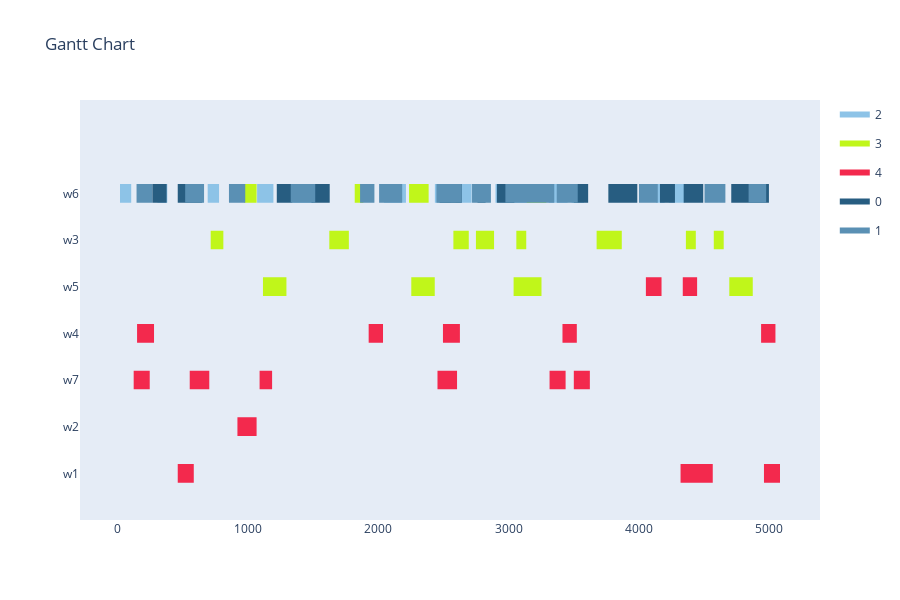

Source (notebook cell):
### Markdown cell above
Makespan Evaluation

### Code cell
max_generations = 1000
population_size = 50
offspring_amount = 100

optimizer = BaseGA(env)
optimizer.set_minimize()
optimizer.configure('makespan', 'twopointcrossover', 'roulettewheel', 'randomize')
last_time_slot = 5000
# set all delivery dates to last time slot
for order in orders:
    order[1] = last_time_slot
result, best_fitness_history, average_fitness_history, best_generation_history, feasible_gen = optimizer.optimize(orders, max_generations, earliest_time_slot, last_time_slot, population_size, offspring_amount, verbose=True, randomize_until_feasible=True)
workstation_assignments = reformat_result(result, orders, env)
visualize(workstation_assignments, best_fitness_history, average_fitness_history, best_generation_history, feasible_gen)

### Figure 1 — Plotly figure (JSON) as saved in the notebook; plotly's stock layout.template omitted (floating-point values rounded to 4 significant figures; data arrays with more than 128 entries replaced by an {"elided": "..."} marker saying what was removed)
{"data": [{"fill": "toself", "fillcolor": "rgb(141, 195, 231)", "hoverinfo": "name", "legendgroup": "rgb(141, 195, 231)", "mode": "none", "name": "2", "type": "scatter", "x": [19, 105, 105, 19, 19, 1077, 1164, 1164, 1077, 1077, 2166, 2213, 2213, 2166, 2166, 4133, 4198, 4198, 4133, 4133, 1375, 1500, 1500, 1375, 1375, 1071, 1196, 1196, 1071, 1071, 3492, 3579, 3579, 3492, 3492, 3484, 3571, 3571, 3484, 3484, 692, 779, 779, 692, 692, 3026, 3170, 3170, 3026, 3026, 2435, 2558, 2558, 2435, 2435, 1348, 1413, 1413, 1348, 1348, 2045, 2170, 2170, 2045, 2045, 2900, 3045, 3045, 2900, 2900, 3309, 3453, 3453, 3309, 3309, 2595, 2717, 2717, 2595, 2595, 306, 382, 382, 306, 306, 4230, 4352, 4352, 4230], "y": [5.8, 5.8, 6.2, 6.2, null, 5.8, 5.8, 6.2, 6.2, null, 5.8, 5.8, 6.2, 6.2, null, 5.8, 5.8, 6.2, 6.2, null, 5.8, 5.8, 6.2, 6.2, null, 5.8, 5.8, 6.2, 6.2, null, 5.8, 5.8, 6.2, 6.2, null, 5.8, 5.8, 6.2, 6.2, null, 5.8, 5.8, 6.2, 6.2, null, 5.8, 5.8, 6.2, 6.2, null, 5.8, 5.8, 6.2, 6.2, null, 5.8, 5.8, 6.2, 6.2, null, 5.8, 5.8, 6.2, 6.2, null, 5.8, 5.8, 6.2, 6.2, null, 5.8, 5.8, 6.2, 6.2, null, 5.8, 5.8, 6.2, 6.2, null, 5.8, 5.8, 6.2, 6.2, null, 5.8, 5.8, 6.2, 6.2]}, {"fill": "toself", "fillcolor": "rgb(192, 246, 26)", "hoverinfo": "name", "legendgroup": "rgb(192, 246, 26)", "mode": "none", "name": "3", "type": "scatter", "x": [972, 1067, 1067, 972, 972, 3140, 3290, 3290, 3140, 3140, 1820, 1886, 1886, 1820, 1820, 2237, 2387, 2387, 2237, 2237, 2629, 2695, 2695, 2629, 2629, 2577, 2653, 2653, 2577, 2577, 715, 812, 812, 715, 715, 1625, 1775, 1775, 1625, 1625, 3782, 3869, 3869, 3782, 3782, 2764, 2889, 2889, 2764, 2764, 4575, 4651, 4651, 4575, 4575, 3676, 3801, 3801, 3676, 3676, 2771, 2847, 2847, 2771, 2771, 2750, 2826, 2826, 2750, 2750, 2778, 2854, 2854, 2778, 2778, 4361, 4437, 4437, 4361, 4361, 3060, 3136, 3136, 3060, 3060, 4694, 4874, 4874, 4694, 4694, 2254, 2434, 2434, 2254, 2254, 1116, 1296, 1296, 1116, 1116, 3039, 3253, 3253, 3039], "y": [5.8, 5.8, 6.2, 6.2, null, 5.8, 5.8, 6.2, 6.2, null, 5.8, 5.8, 6.2, 6.2, null, 5.8, 5.8, 6.2, 6.2, null, 4.8, 4.8, 5.2, 5.2, null, 4.8, 4.8, 5.2, 5.2, null, 4.8, 4.8, 5.2, 5.2, null, 4.8, 4.8, 5.2, 5.2, null, 4.8, 4.8, 5.2, 5.2, null, 4.8, 4.8, 5.2, 5.2, null, 4.8, 4.8, 5.2, 5.2, null, 4.8, 4.8, 5.2, 5.2, null, 4.8, 4.8, 5.2, 5.2, null, 4.8, 4.8, 5.2, 5.2, null, 4.8, 4.8, 5.2, 5.2, null, 4.8, 4.8, 5.2, 5.2, null, 4.8, 4.8, 5.2, 5.2, null, 3.8, 3.8, 4.2, 4.2, null, 3.8, 3.8, 4.2, 4.2, null, 3.8, 3.8, 4.2, 4.2, null, 3.8, 3.8, 4.2, 4.2]}, {"fill": "toself", "fillcolor": "rgb(243, 41, 77)", "hoverinfo": "name", "legendgroup": "rgb(243, 41, 77)", "mode": "none", "name": "4", "type": "scatter", "x": [4337, 4447, 4447, 4337, 4337, 4054, 4174, 4174, 4054, 4054, 1927, 2037, 2037, 1927, 1927, 150, 280, 280, 150, 150, 4938, 5048, 5048, 4938, 4938, 2497, 2627, 2627, 2497, 2497, 3414, 3524, 3524, 3414, 3414, 2455, 2605, 2605, 2455, 2455, 1090, 1186, 1186, 1090, 1090, 554, 704, 704, 554, 554, 3315, 3438, 3438, 3315, 3315, 124, 247, 247, 124, 124, 3501, 3624, 3624, 3501, 3501, 935, 1067, 1067, 935, 935, 920, 1052, 1052, 920, 920, 4960, 5083, 5083, 4960, 4960, 462, 585, 585, 462, 462, 4320, 4567, 4567, 4320], "y": [3.8, 3.8, 4.2, 4.2, null, 3.8, 3.8, 4.2, 4.2, null, 2.8, 2.8, 3.2, 3.2, null, 2.8, 2.8, 3.2, 3.2, null, 2.8, 2.8, 3.2, 3.2, null, 2.8, 2.8, 3.2, 3.2, null, 2.8, 2.8, 3.2, 3.2, null, 1.8, 1.8, 2.2, 2.2, null, 1.8, 1.8, 2.2, 2.2, null, 1.8, 1.8, 2.2, 2.2, null, 1.8, 1.8, 2.2, 2.2, null, 1.8, 1.8, 2.2, 2.2, null, 1.8, 1.8, 2.2, 2.2, null, 0.8, 0.8, 1.2, 1.2, null, 0.8, 0.8, 1.2, 1.2, null, -0.2, -0.2, 0.2, 0.2, null, -0.2, -0.2, 0.2, 0.2, null, -0.2, -0.2, 0.2, 0.2]}, {"fill": "toself", "fillcolor": "rgb(39, 93, 129)", "hoverinfo": "name", "legendgroup": "rgb(39, 93, 129)", "mode": "none", "name": "0", "type": "scatter", "x": [2925, 3045, 3045, 2925, 2925, 4709, 4806, 4806, 4709, 4709, 3899, 3955, 3955, 3899, 3899, 1488, 1544, 1544, 1488, 1488, 4809, 4905, 4905, 4809, 4809, 462, 592, 592, 462, 462, 2911, 3031, 3031, 2911, 2911, 1541, 1628, 1628, 1541, 1541, 267, 377, 377, 267, 267, 4162, 4277, 4277, 4162, 4162, 4878, 4998, 4998, 4878, 4878, 2471, 2624, 2624, 2471, 2471, 4397, 4459, 4459, 4397, 4397, 3766, 3956, 3956, 3766, 3766, 3863, 3988, 3988, 3863, 3863, 497, 617, 617, 497, 497, 2521, 2641, 2641, 2521, 2521, 4344, 4494, 4494, 4344, 4344, 2762, 2824, 2824, 2762, 2762, 520, 650, 650, 520, 520, 1222, 1342, 1342, 1222, 1222, 3501, 3611, 3611, 3501, 3501, 4713, 4833, 4833, 4713], "y": [5.8, 5.8, 6.2, 6.2, null, 5.8, 5.8, 6.2, 6.2, null, 5.8, 5.8, 6.2, 6.2, null, 5.8, 5.8, 6.2, 6.2, null, 5.8, 5.8, 6.2, 6.2, null, 5.8, 5.8, 6.2, 6.2, null, 5.8, 5.8, 6.2, 6.2, null, 5.8, 5.8, 6.2, 6.2, null, 5.8, 5.8, 6.2, 6.2, null, 5.8, 5.8, 6.2, 6.2, null, 5.8, 5.8, 6.2, 6.2, null, 5.8, 5.8, 6.2, 6.2, null, 5.8, 5.8, 6.2, 6.2, null, 5.8, 5.8, 6.2, 6.2, null, 5.8, 5.8, 6.2, 6.2, null, 5.8, 5.8, 6.2, 6.2, null, 5.8, 5.8, 6.2, 6.2, null, 5.8, 5.8, 6.2, 6.2, null, 5.8, 5.8, 6.2, 6.2, null, 5.8, 5.8, 6.2, 6.2, null, 5.8, 5.8, 6.2, 6.2, null, 5.8, 5.8, 6.2, 6.2, null, 5.8, 5.8, 6.2, 6.2]}, {"fill": "toself", "fillcolor": "rgb(90, 144, 180)", "hoverinfo": "name", "legendgroup": "rgb(90, 144, 180)", "mode": "none", "name": "1", "type": "scatter", "x": {"elided": "134 int values"}, "y": {"elided": "134 float values"}}, {"legendgroup": "rgb(141, 195, 231)", "marker": {"color": "rgb(141, 195, 231)", "opacity": 0, "size": 1}, "mode": "markers", "name": "", "showlegend": false, "text": [null, null, null, null, null, null, null, null, null, null, null, null, null, null, null, null, null, null, null, null, null, null, null, null, null, null, null, null, null, null, null, null, null, null, null, null], "type": "scatter", "x": [19, 105, 1077, 1164, 2166, 2213, 4133, 4198, 1375, 1500, 1071, 1196, 3492, 3579, 3484, 3571, 692, 779, 3026, 3170, 2435, 2558, 1348, 1413, 2045, 2170, 2900, 3045, 3309, 3453, 2595, 2717, 306, 382, 4230, 4352], "y": [6, 6, 6, 6, 6, 6, 6, 6, 6, 6, 6, 6, 6, 6, 6, 6, 6, 6, 6, 6, 6, 6, 6, 6, 6, 6, 6, 6, 6, 6, 6, 6, 6, 6, 6, 6]}, {"legendgroup": "rgb(192, 246, 26)", "marker": {"color": "rgb(192, 246, 26)", "opacity": 0, "size": 1}, "mode": "markers", "name": "", "showlegend": false, "text": [null, null, null, null, null, null, null, null, null, null, null, null, null, null, null, null, null, null, null, null, null, null, null, null, null, null, null, null, null, null, null, null, null, null, null, null, null, null, null, null, null, null], "type": "scatter", "x": [972, 1067, 3140, 3290, 1820, 1886, 2237, 2387, 2629, 2695, 2577, 2653, 715, 812, 1625, 1775, 3782, 3869, 2764, 2889, 4575, 4651, 3676, 3801, 2771, 2847, 2750, 2826, 2778, 2854, 4361, 4437, 3060, 3136, 4694, 4874, 2254, 2434, 1116, 1296, 3039, 3253], "y": [6, 6, 6, 6, 6, 6, 6, 6, 5, 5, 5, 5, 5, 5, 5, 5, 5, 5, 5, 5, 5, 5, 5, 5, 5, 5, 5, 5, 5, 5, 5, 5, 5, 5, 4, 4, 4, 4, 4, 4, 4, 4]}, {"legendgroup": "rgb(243, 41, 77)", "marker": {"color": "rgb(243, 41, 77)", "opacity": 0, "size": 1}, "mode": "markers", "name": "", "showlegend": false, "text": [null, null, null, null, null, null, null, null, null, null, null, null, null, null, null, null, null, null, null, null, null, null, null, null, null, null, null, null, null, null, null, null, null, null, null, null], "type": "scatter", "x": [4337, 4447, 4054, 4174, 1927, 2037, 150, 280, 4938, 5048, 2497, 2627, 3414, 3524, 2455, 2605, 1090, 1186, 554, 704, 3315, 3438, 124, 247, 3501, 3624, 935, 1067, 920, 1052, 4960, 5083, 462, 585, 4320, 4567], "y": [4, 4, 4, 4, 3, 3, 3, 3, 3, 3, 3, 3, 3, 3, 2, 2, 2, 2, 2, 2, 2, 2, 2, 2, 2, 2, 1, 1, 1, 1, 0, 0, 0, 0, 0, 0]}, {"legendgroup": "rgb(39, 93, 129)", "marker": {"color": "rgb(39, 93, 129)", "opacity": 0, "size": 1}, "mode": "markers", "name": "", "showlegend": false, "text": [null, null, null, null, null, null, null, null, null, null, null, null, null, null, null, null, null, null, null, null, null, null, null, null, null, null, null, null, null, null, null, null, null, null, null, null, null, null, null, null, null, null, null, null, null, null], "type": "scatter", "x": [2925, 3045, 4709, 4806, 3899, 3955, 1488, 1544, 4809, 4905, 462, 592, 2911, 3031, 1541, 1628, 267, 377, 4162, 4277, 4878, 4998, 2471, 2624, 4397, 4459, 3766, 3956, 3863, 3988, 497, 617, 2521, 2641, 4344, 4494, 2762, 2824, 520, 650, 1222, 1342, 3501, 3611, 4713, 4833], "y": [6, 6, 6, 6, 6, 6, 6, 6, 6, 6, 6, 6, 6, 6, 6, 6, 6, 6, 6, 6, 6, 6, 6, 6, 6, 6, 6, 6, 6, 6, 6, 6, 6, 6, 6, 6, 6, 6, 6, 6, 6, 6, 6, 6, 6, 6]}, {"legendgroup": "rgb(90, 144, 180)", "marker": {"color": "rgb(90, 144, 180)", "opacity": 0, "size": 1}, "mode": "markers", "name": "", "showlegend": false, "text": [null, null, null, null, null, null, null, null, null, null, null, null, null, null, null, null, null, null, null, null, null, null, null, null, null, null, null, null, null, null, null, null, null, null, null, null, null, null, null, null, null, null, null, null, null, null, null, null, null, null, null, null, null, null], "type": "scatter", "x": [2447, 2612, 4504, 4664, 2007, 2152, 1430, 1517, 1367, 1512, 519, 664, 2739, 2865, 2515, 2625, 2720, 2840, 855, 980, 146, 266, 2976, 3186, 1329, 1474, 2058, 2184, 3370, 3458, 3120, 3235, 4001, 4097, 3416, 3531, 3049, 3164, 1861, 1971, 4842, 4942, 3035, 3189, 3196, 3351, 4857, 4977, 4035, 4145, 2976, 3141, 2463, 2641], "y": [6, 6, 6, 6, 6, 6, 6, 6, 6, 6, 6, 6, 6, 6, 6, 6, 6, 6, 6, 6, 6, 6, 6, 6, 6, 6, 6, 6, 6, 6, 6, 6, 6, 6, 6, 6, 6, 6, 6, 6, 6, 6, 6, 6, 6, 6, 6, 6, 6, 6, 6, 6, 6, 6]}], "layout": {"height": 600, "hovermode": "closest", "showlegend": true, "title": {"text": "Gantt Chart"}, "xaxis": {"rangeselector": {"buttons": [{"count": 7, "label": "1w", "step": "day", "stepmode": "backward"}, {"count": 1, "label": "1m", "step": "month", "stepmode": "backward"}, {"count": 6, "label": "6m", "step": "month", "stepmode": "backward"}, {"count": 1, "label": "YTD", "step": "year", "stepmode": "todate"}, {"count": 1, "label": "1y", "step": "year", "stepmode": "backward"}, {"step": "all"}]}, "showgrid": false, "type": "linear", "zeroline": false}, "yaxis": {"autorange": false, "range": [-1, 8], "showgrid": false, "ticktext": ["w1", "w2", "w7", "w4", "w5", "w3", "w6"], "tickvals": [0, 1, 2, 3, 4, 5, 6], "zeroline": false}}}
